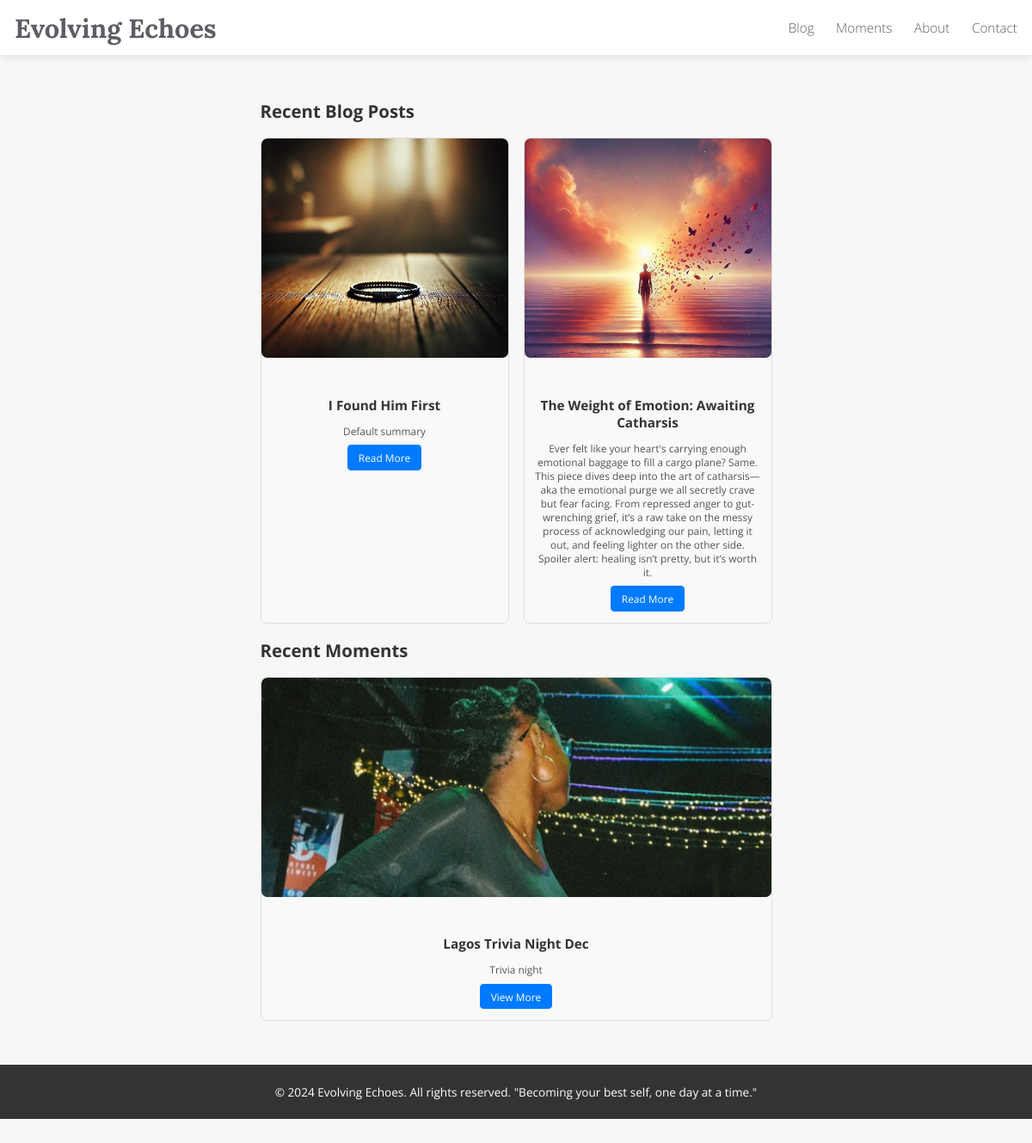
/, run on an earlier commit of the app's database.
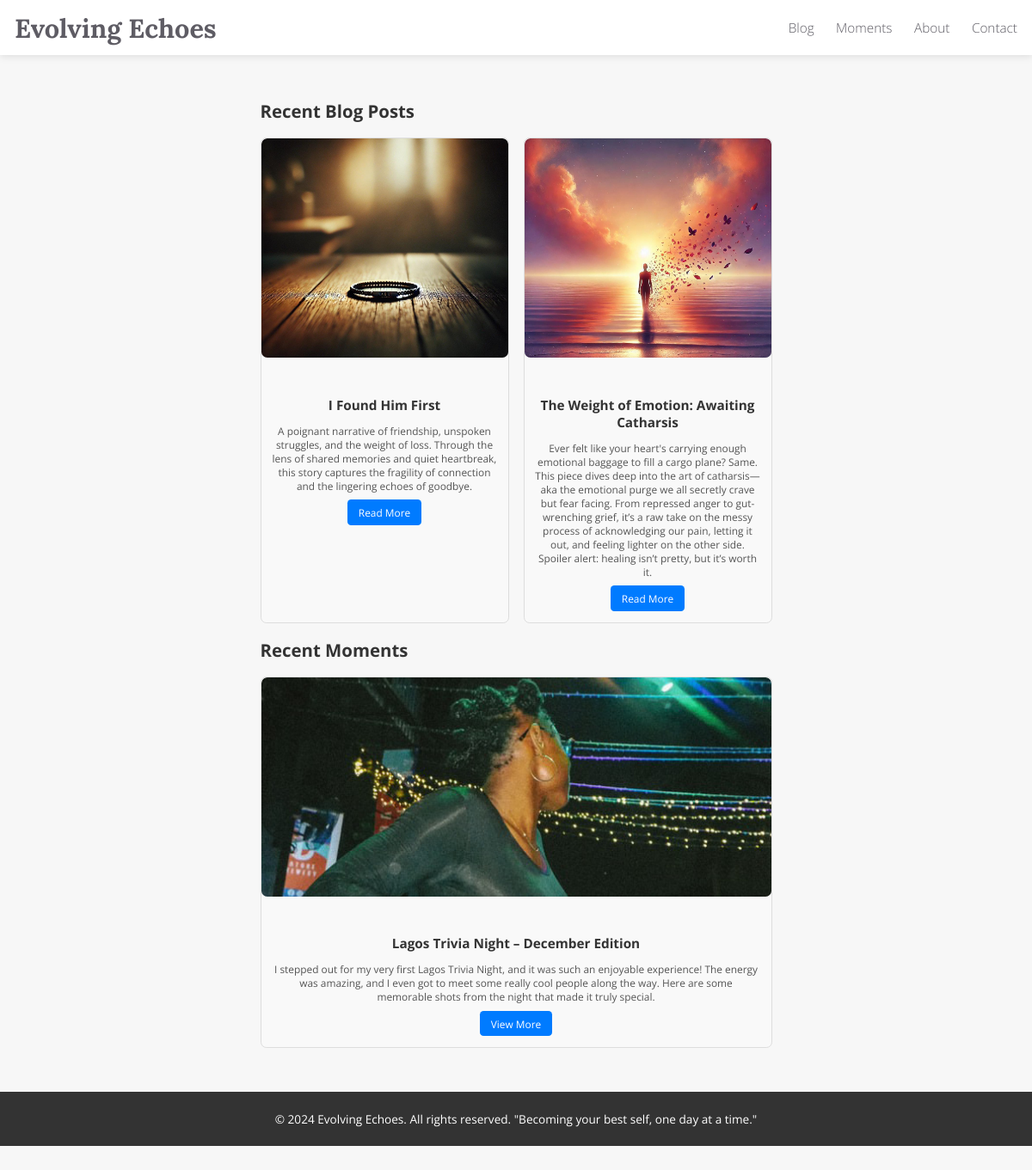
And on a later commit of the database.
### blog/models.py (models this page shows, shortened)
class Post(models.Model):
    title = models.CharField(max_length=200)
    content = models.TextField()
    summary = models.TextField(default="Default summary")
    date_created = models.DateTimeField(auto_now_add=True)
    image = models.ImageField(upload_to='blog_images/', blank=True, null=True)
    youtube_link = models.URLField(blank=True, null =True)
    song_title = models.CharField(max_length=200, null=True, blank=True)  # Song title and artist
    song_message = models.TextField(null=True, blank=True)  # Custom message for the song section

class Moment(models.Model):
    title = models.CharField(max_length=100)
    description = models.TextField(blank=True, null=True)
    date_created = models.DateTimeField(auto_now_add=True)
    category = models.CharField(max_length=50, blank=True, null=True)  # Optional

class MomentMedia(models.Model):
    moment = models.ForeignKey(Moment, related_name='media', on_delete=models.CASCADE)
    file = models.FileField(upload_to='moments_media/')
    is_video = models.BooleanField(default=False)  # Flag to differentiate videos from images

### blog/views.py (the view)
# urls.py: path('', views.home, name='home'),
def home(request):
    recent_posts = Post.objects.order_by('-date_created')[:4]  # Get the 3 most recent blog posts
    recent_moments = Moment.objects.order_by('-date_created')[:3]  # Get the 3 most recent moments
    return render(request, 'blog/home.html', {'recent_posts': recent_posts, 'recent_moments': recent_moments})

### blog/templates/blog/home.html (shortened to what this page needs)
{% extends 'blog/base.html' %}
{% block content %}
<h2>Recent Blog Posts</h2>
<div class="recent-posts-grid">
    {% for post in recent_posts %}
    <div class="post-item">
        {% if post.image %}
        <img src="{{ post.image.url }}" alt="{{ post.title }}" class="post-image">
        {% endif %}
        <div class="post-content">
            <h3>{{ post.title }}</h3>
            <p>{{ post.summary}}</p>
            <a href="{% url 'post_detail' post.id %}" class="btn">Read More</a>
        </div>
    </div>
    {% empty %}
    <p>No recent blog posts available.</p>
    {% endfor %}
</div>
<h2>Recent Moments</h2>
<div class="recent-moments-grid">
    {% for moment in recent_moments %}
    <div class="moment-item">
        {% if moment.media.first %}
            <img src="{{ moment.media.first.file.url }}" alt="{{ moment.title }}" class="post-image">
            {% else %}
            <img src="/static/images/placeholder.jpg" alt="Placeholder">
            {% endif %}
        <div class="moment-content">
            <h3>{{ moment.title }}</h3>
            <p>{{ moment.description }}</p>
            <a href="{% url 'moment_detail' moment.id %}" class="btn">View More</a>
        </div>
    </div>
    {% empty %}
    <p>No recent moments available.</p>
    {% endfor %}
</div>
{% endblock %}

### blog/templates/blog/base.html (shortened to what this page needs)
{% load static %}
<!DOCTYPE html>
<html lang="en">
<head>
    <link rel="stylesheet" href="{% static 'css/styles.css' %}">
</head>
<body>
    <header>
        <nav>
            <div class="logo">
                <a href="/">Evolving Echoes</a>
            </div>
            <ul class="navbar">
                <li><a href="/">Blog</a></li>
                <li><a href="{% url 'moments_list' %}">Moments</a></li>
                <li><a href="/about/">About</a></li>
                <li><a href="/contact/">Contact</a></li>
            </ul>
        </nav>
    </header>
    <main>
        {% block content %}{% endblock %}
    </main>
    <footer>
        <p>&copy; 2024 Evolving Echoes. All rights reserved. "Becoming your best self, one day at a time."</p>
    </footer>
</body>
</html>

### blog/static/css/styles.css (style rules this page uses)
body { font-family: 'Open Sans', sans-serif; background-color: #f7f7f7; color: #333; display: flex; flex-direction: column; min-height: 100vh; margin: 0; zoom: 0.85; }
header { background-color: #ffffff; color: #333; padding: 10px 0; box-shadow: 0 2px 10px rgba(0, 0, 0, 0.1); }
header nav { display: flex; justify-content: space-between; align-items: center; padding: 0 20px; }
header .logo a { color: #5e5c64; font-size: 36px; text-decoration: none; font-family: 'Lora', serif; font-weight: 700; }
header .navbar { list-style-type: none; display: flex; gap: 30px; }
header .navbar li { display: inline; }
header .navbar a { color: #5e5c64; text-decoration: none; font-size: 18px; font-weight: 300; transition: color 0.3s ease; }
.post-image { width: 100%; height: auto; object-fit: contain; border-radius: 8px; margin-bottom: 15px; }
main { max-width: 700px; margin: 0 auto; padding: 40px 20px; }
footer { background-color: #333; color: white; text-align: center; padding: 10px 0; width: 100%; }
footer p { font-size: 16px; font-family: 'Open Sans', sans-serif; }
.recent-posts-grid, .recent-moments-grid { display: grid; grid-template-columns: repeat(auto-fit, minmax(300px, 1fr)); gap: 20px; margin: 20px 0; }
.post-item, .moment-item { border: 1px solid #ddd; border-radius: 8px; overflow: hidden; background-color: #f9f9f9; transition: transform 0.2s ease-in-out; }
.post-image, .moment-image { width: 100%; height: 300px; object-fit: cover; }
.post-content, .moment-content { padding: 15px; text-align: center; }
.post-content h3, .moment-content h3 { font-size: 18px; margin-bottom: 10px; color: #333; }
.post-content p, .moment-content p { font-size: 14px; color: #555; margin-bottom: 10px; }
.btn { display: inline-block; padding: 8px 15px; background-color: #007BFF; color: white; text-decoration: none; border-radius: 5px; font-size: 14px; }

What changed in the data, as far as the page shows it:
changed Post "I Found Him First": summary "Default summary" → "A poignant narrative of friendship, unspoken struggles, and the weight of loss. Through the lens of shared memories and quiet heartbreak, this story captures the fragility of connection and the lingering echoes of goodbye."
changed Moment: title "Lagos Trivia Night Dec" → "Lagos Trivia Night – December Edition"; description "Trivia night" → "I stepped out for my very first Lagos Trivia Night, and it was such an enjoyable experience! The energy was amazing, and I even got to meet some really cool people along the way. Here are some memorable shots from the night that made it truly special."
